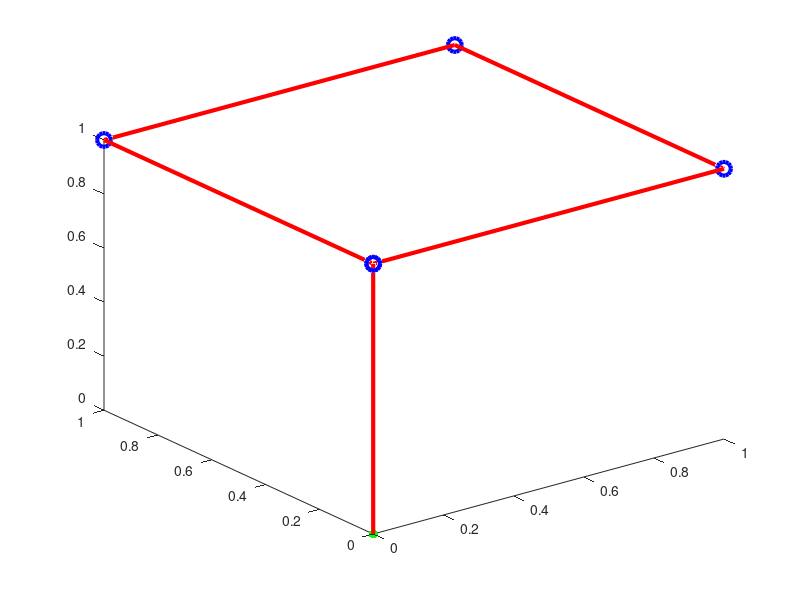

MATLAB code to generate this figure: (Note: this script raises an error after producing the figure.)
figure;

plot3(0,0,0,'g.','MarkerSize',20);
hold on;
plot3( [ 0 1 1 0 0]',[ 0 0 1 1 0]' ,[ 1 1 1 1 1],'bo','MarkerSize',10,'LineWidth',3);
plot3( [0 0 1 1 0 0]',[0 0 0 1 1 0]' ,[0 1 1 1 1 1],'r-','LineWidth',3);
plot3(xHistory(:,1),xHistory(:,2),xHistory(:,3),'k.','MarkerSize',10);
xlabel('x position','FontSize',20);
ylabel('y position','FontSize',20);
zlabel('z position','FontSize',20);
set(gca,'FontSize',20)
axis([-0.5 1.5 -0.5 1.5 -0.5 1.5]);
grid on
title('Waypoint Following','FontSize',24)
legend('Origin','Waypoints','Track','Trajectory')